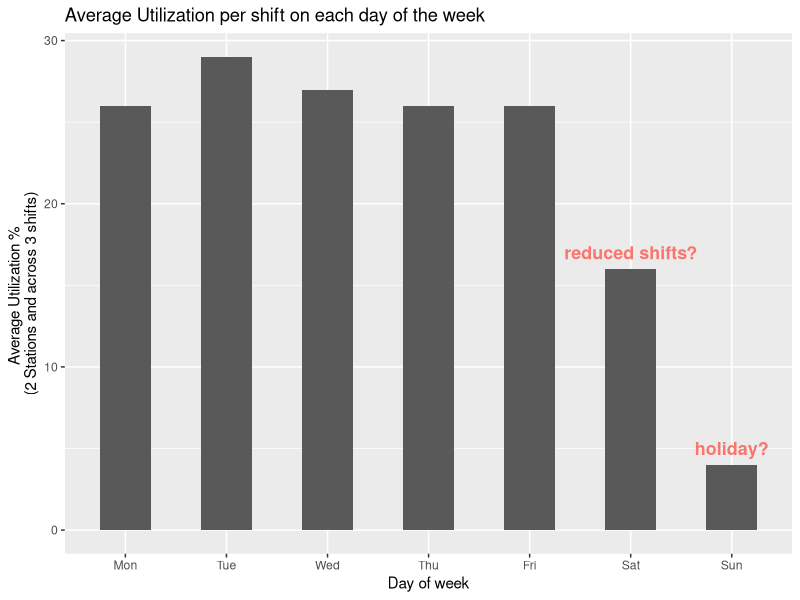
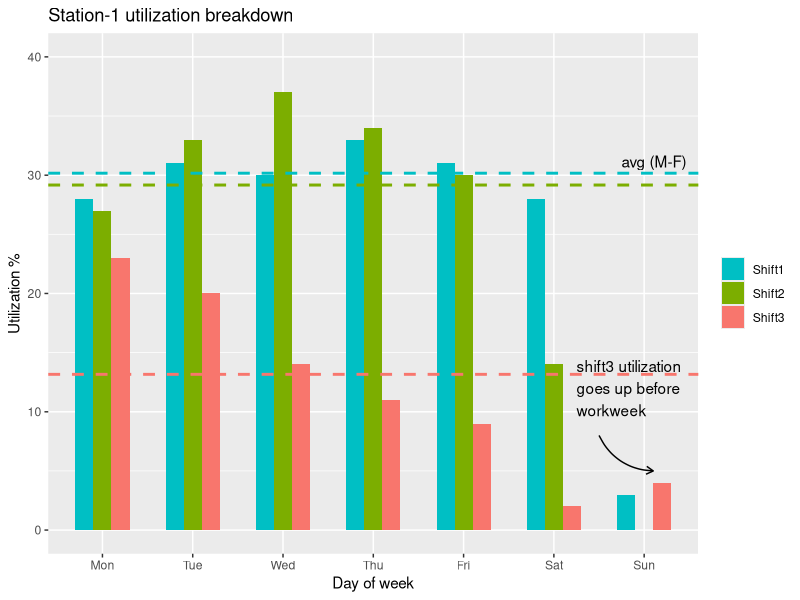
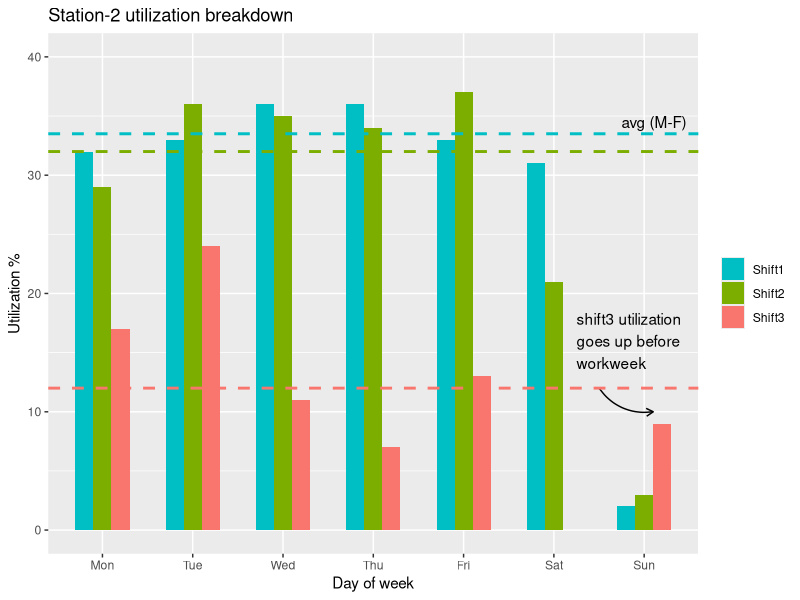
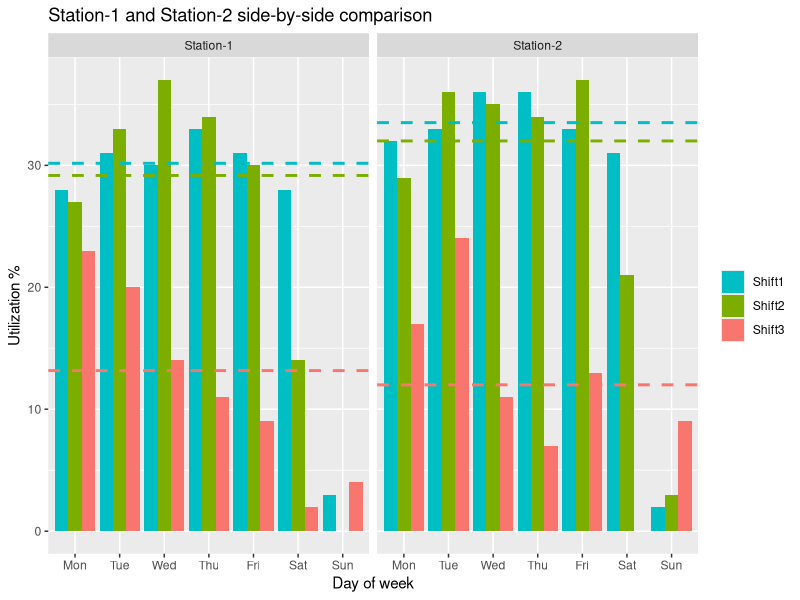

Reproduce these figures in R, in order.
## ---- chunk 1
knitr::opts_chunk$set(echo = TRUE)
## ---- chunk 2
library(ggplot2)
library(magrittr)
library(dplyr)
library(tidyr)
## ---- chunk 3
df1 <- read.csv("../data/eda-pm-ds1/station1n2-avgUtilization.csv")
names(df1)[2]<-"avgUtilization"
## ---- chunk 4
annotation  <- data.frame(x=c(6,7),y=c(17,5),label=c("reduced shifts?","holiday?"))
df1 %>% 
  ggplot(aes(x=factor(df1$weekDayName,levels=c("Mon","Tue","Wed","Thu","Fri","Sat","Sun")), y=avgUtilization)) + 
  geom_bar(stat="identity", width=0.5) +
  xlab("Day of week") +
  ylab("Average Utilization % \n(2 Stations and across 3 shifts)") +
  geom_text(data=annotation, aes(x=x,y=y,label=label, color="red", size=7, angle=0, fontface="bold")) +
  theme(legend.position = "none") +
  ggtitle("Average Utilization per shift on each day of the week")

## ---- chunk 5
df2 <- read.csv("../data/eda-pm-ds1/station1.csv") %>%
  gather(key="Shift",value="utilization","Shift1","Shift2","Shift3")
df2$Shift <- factor(df2$Shift,levels=c("Shift1","Shift2","Shift3"))

dfx <- df2 %>% filter(df2$Shift == "Shift1" & df2$weekDayName != "Sun") %>% select(utilization)
shift1AvgExSun2 <- mean(dfx$utilization, na.rm = TRUE)
dfx <- df2 %>% filter(df2$Shift == "Shift2" & df2$weekDayName != "Sun") %>% select(utilization)
shift2AvgExSun2 <- mean(dfx$utilization, na.rm = TRUE)
dfx <- df2 %>% filter(df2$Shift == "Shift3" & df2$weekDayName != "Sun") %>% select(utilization)
shift3AvgExSun2 <- mean(dfx$utilization, na.rm = TRUE)

df2 %>% 
  ggplot(aes(x=factor(df2$weekDayName,levels=c("Mon","Tue","Wed","Thu","Fri","Sat","Sun")), y=utilization,fill=Shift)) + 
  geom_bar(position="dodge",stat="identity",width=0.6) +
  ggtitle("Station1") +
  ylab("Utilization %") +
  xlab("Day of week") +
  ylim(0,40) +
  scale_fill_manual("legend", values = c("Shift1" = "#00BFC4", "Shift2" = "#7CAE00", "Shift3" = "#F8766D")) +
  ggtitle("Station-1 utilization breakdown") +
  theme(legend.title=element_blank()) +
  annotate(geom="curve",x=6.5,y=8,xend=7.1, yend=5, curvature=0.3, arrow=arrow(length=unit(2,"mm"))) +
  annotate(geom="text",x=6.25,y=12,label="shift3 utilization \ngoes up before \nworkweek",hjust="left") +
  geom_hline(yintercept=shift1AvgExSun2, linetype="dashed", color = "#00BFC4", size=1) +
  geom_hline(yintercept=shift2AvgExSun2, linetype="dashed", color = "#7CAE00", size=1) +
  geom_hline(yintercept=shift3AvgExSun2, linetype="dashed", color = "#F8766D", size=1) +
  annotate(geom="text",x=6.75,y=shift1AvgExSun2+1,label="avg (M-F)",hjust="left")
  
## ---- chunk 6
df3 <- read.csv("../data/eda-pm-ds1/station2.csv") %>%
  gather(key="Shift",value="utilization","Shift1","Shift2","Shift3")
df3$Shift <- factor(df3$Shift,levels=c("Shift1","Shift2","Shift3"))

dfx <- df3 %>% filter(df3$Shift == "Shift1" & df3$weekDayName != "Sun") %>% select(utilization)
shift1AvgExSun3 <- mean(dfx$utilization, na.rm = TRUE)
dfx <- df3 %>% filter(df3$Shift == "Shift2" & df3$weekDayName != "Sun") %>% select(utilization)
shift2AvgExSun3 <- mean(dfx$utilization, na.rm = TRUE)
dfx <- df3 %>% filter(df3$Shift == "Shift3" & df3$weekDayName != "Sun") %>% select(utilization)
shift3AvgExSun3 <- mean(dfx$utilization, na.rm = TRUE)

df3 %>% 
  ggplot(aes(x=factor(df3$weekDayName,levels=c("Mon","Tue","Wed","Thu","Fri","Sat","Sun")), y=utilization,fill=Shift)) + 
  geom_bar(position="dodge",stat="identity",width=0.6) +
  ggtitle("Station1") +
  ylab("Utilization %") +
  xlab("Day of week") +
  ylim(0,40) +
  scale_fill_manual("legend", values = c("Shift1" = "#00BFC4", "Shift2" = "#7CAE00", "Shift3" = "#F8766D")) +
  ggtitle("Station-2 utilization breakdown") +
  theme(legend.title=element_blank()) +
  annotate(geom="curve",x=6.5,y=12,xend=7.1, yend=10, curvature=0.3, arrow=arrow(length=unit(2,"mm"))) +
  annotate(geom="text",x=6.25,y=16,label="shift3 utilization \ngoes up before \nworkweek",hjust="left") +
  geom_hline(yintercept=shift1AvgExSun3, linetype="dashed", color = "#00BFC4", size=1) +
  geom_hline(yintercept=shift2AvgExSun3, linetype="dashed", color = "#7CAE00", size=1) +
  geom_hline(yintercept=shift3AvgExSun3, linetype="dashed", color = "#F8766D", size=1) +
  annotate(geom="text",x=6.75,y=shift1AvgExSun3+1,label="avg (M-F)",hjust="left")
## ---- chunk 7
df4 <- read.csv("../data/eda-pm-ds1/station1n2.csv") 
df4$Station_ID[df4$Station_ID == 1] <- "Station-1"
df4$Station_ID[df4$Station_ID == 2] <- "Station-2"
df4$Shift[df4$Shift == 1] <- "Shift1"
df4$Shift[df4$Shift == 2] <- "Shift2"
df4$Shift[df4$Shift == 3] <- "Shift3"

avgShift1Lines <- data.frame(Station_ID = c("Station-1", "Station-2"), Z = c(shift1AvgExSun2,shift1AvgExSun3))
avgShift2Lines <- data.frame(Station_ID = c("Station-1", "Station-2"), Z = c(shift2AvgExSun2, shift2AvgExSun3))
avgShift3Lines <- data.frame(Station_ID = c("Station-1", "Station-2"), Z = c(shift3AvgExSun2, shift3AvgExSun3))

df4 %>% 
  ggplot(aes(x=factor(df4$weekDayName,levels=c("Mon","Tue","Wed","Thu","Fri","Sat","Sun")), y=avgUtilization,fill=Shift)) + 
  geom_bar(position="dodge",stat="identity") +
  ylab("Utilization %") +
  xlab("Day of week") +
  scale_fill_manual("legend", values = c("Shift1" = "#00BFC4", "Shift2" = "#7CAE00", "Shift3" = "#F8766D")) +
  ggtitle("Station-1 and Station-2 side-by-side comparison") +
  theme(legend.title=element_blank()) +
  facet_grid(~Station_ID) +
  geom_hline(data = avgShift1Lines, aes(yintercept = Z),linetype="dashed", color = "#00BFC4", size=1) +
  geom_hline(data = avgShift2Lines, aes(yintercept = Z),linetype="dashed", color = "#7CAE00", size=1) +
  geom_hline(data = avgShift3Lines, aes(yintercept = Z),linetype="dashed", color = "#F8766D", size=1) 
